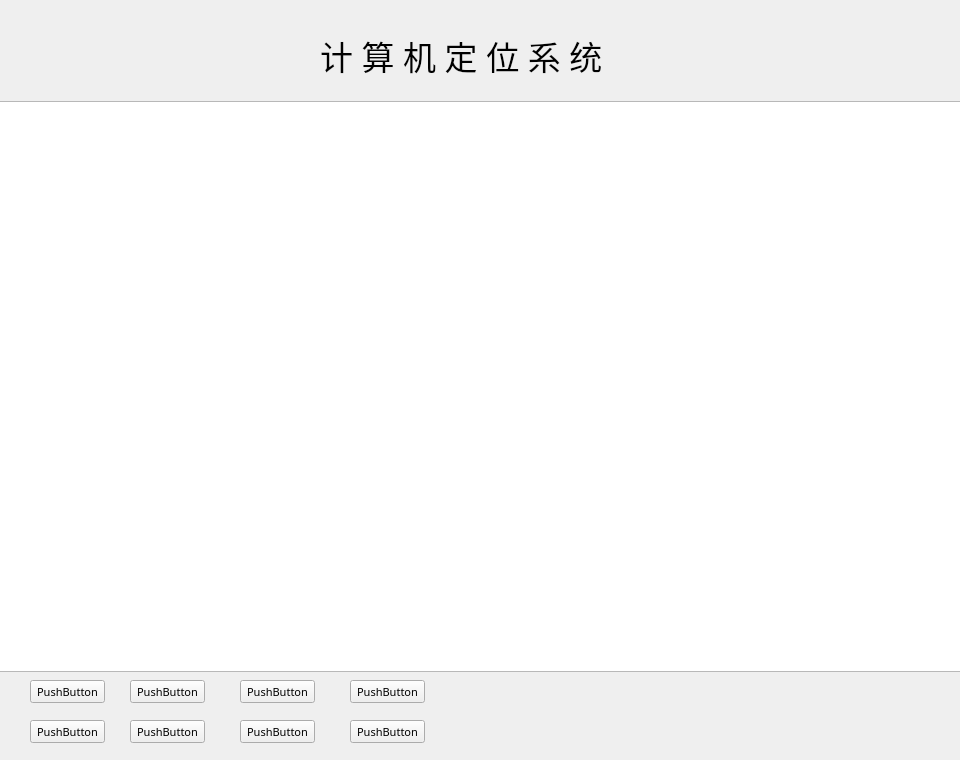
<?xml version="1.0" encoding="UTF-8"?>
<ui version="4.0">
 <class>Form</class>
 <widget class="QWidget" name="Form">
  <property name="geometry">
   <rect>
    <x>0</x>
    <y>0</y>
    <width>960</width>
    <height>760</height>
   </rect>
  </property>
  <property name="font">
   <font>
    <family>微软雅黑</family>
    <pointsize>25</pointsize>
   </font>
  </property>
  <property name="windowTitle">
   <string>Form</string>
  </property>
  <widget class="QLabel" name="label">
   <property name="geometry">
    <rect>
     <x>320</x>
     <y>20</y>
     <width>291</width>
     <height>71</height>
    </rect>
   </property>
   <property name="text">
    <string>计 算 机 定 位 系 统</string>
   </property>
  </widget>
  <widget class="QTableView" name="tableView">
   <property name="geometry">
    <rect>
     <x>-5</x>
     <y>101</y>
     <width>971</width>
     <height>571</height>
    </rect>
   </property>
  </widget>
  <widget class="QPushButton" name="pushButton">
   <property name="geometry">
    <rect>
     <x>30</x>
     <y>680</y>
     <width>75</width>
     <height>23</height>
    </rect>
   </property>
   <property name="font">
    <font>
     <pointsize>8</pointsize>
    </font>
   </property>
   <property name="text">
    <string>PushButton</string>
   </property>
  </widget>
  <widget class="QPushButton" name="pushButton_2">
   <property name="geometry">
    <rect>
     <x>30</x>
     <y>720</y>
     <width>75</width>
     <height>23</height>
    </rect>
   </property>
   <property name="font">
    <font>
     <pointsize>8</pointsize>
    </font>
   </property>
   <property name="text">
    <string>PushButton</string>
   </property>
  </widget>
  <widget class="QPushButton" name="pushButton_3">
   <property name="geometry">
    <rect>
     <x>130</x>
     <y>680</y>
     <width>75</width>
     <height>23</height>
    </rect>
   </property>
   <property name="font">
    <font>
     <pointsize>8</pointsize>
    </font>
   </property>
   <property name="text">
    <string>PushButton</string>
   </property>
  </widget>
  <widget class="QPushButton" name="pushButton_4">
   <property name="geometry">
    <rect>
     <x>130</x>
     <y>720</y>
     <width>75</width>
     <height>23</height>
    </rect>
   </property>
   <property name="font">
    <font>
     <pointsize>8</pointsize>
    </font>
   </property>
   <property name="text">
    <string>PushButton</string>
   </property>
  </widget>
  <widget class="QPushButton" name="pushButton_5">
   <property name="geometry">
    <rect>
     <x>240</x>
     <y>680</y>
     <width>75</width>
     <height>23</height>
    </rect>
   </property>
   <property name="font">
    <font>
     <pointsize>8</pointsize>
    </font>
   </property>
   <property name="text">
    <string>PushButton</string>
   </property>
  </widget>
  <widget class="QPushButton" name="pushButton_6">
   <property name="geometry">
    <rect>
     <x>240</x>
     <y>720</y>
     <width>75</width>
     <height>23</height>
    </rect>
   </property>
   <property name="font">
    <font>
     <pointsize>8</pointsize>
    </font>
   </property>
   <property name="text">
    <string>PushButton</string>
   </property>
  </widget>
  <widget class="QPushButton" name="pushButton_7">
   <property name="geometry">
    <rect>
     <x>350</x>
     <y>680</y>
     <width>75</width>
     <height>23</height>
    </rect>
   </property>
   <property name="font">
    <font>
     <pointsize>8</pointsize>
    </font>
   </property>
   <property name="text">
    <string>PushButton</string>
   </property>
  </widget>
  <widget class="QPushButton" name="pushButton_8">
   <property name="geometry">
    <rect>
     <x>350</x>
     <y>720</y>
     <width>75</width>
     <height>23</height>
    </rect>
   </property>
   <property name="font">
    <font>
     <pointsize>8</pointsize>
    </font>
   </property>
   <property name="text">
    <string>PushButton</string>
   </property>
  </widget>
 </widget>
 <resources/>
 <connections/>
</ui>
